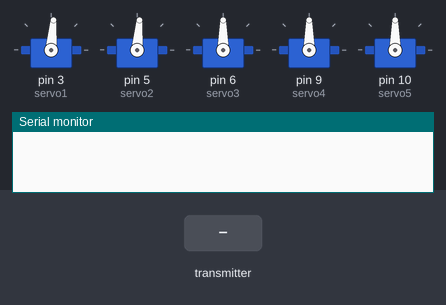
Bench run of a sketch on a simulated Arduino Uno, built with avr-gcc and run on an emulated ATmega328P. Parts: 5 × servo, the last lines printed to the serial monitor. The inputs (shaded band) are chosen by the test bench. No radio packets arrive unless stated.

Above: at 1.2 s.
1.3 s: the transmitter starts sending data.0 = 512
At 3.8 s:
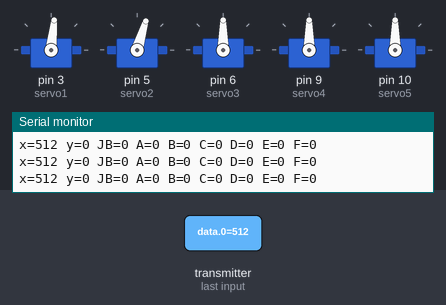
4.3 s: the transmitter starts sending data.3 = 256
7.3 s: the transmitter starts sending data.1 = 512
At 7.46 s:
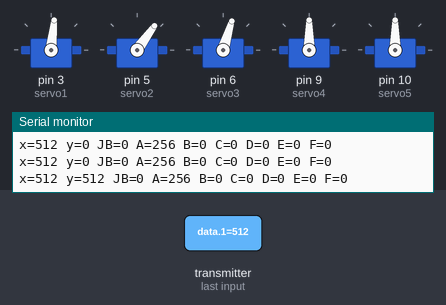
10.3 s: the transmitter starts sending data.4 = 256
13.3 s: the transmitter starts sending data.5 = 256
At 13.59 s:
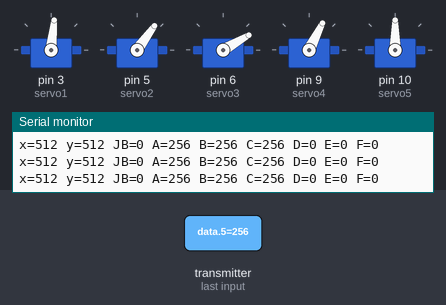
16.3 s: the transmitter starts sending data.0 = 0
At 16.68 s:
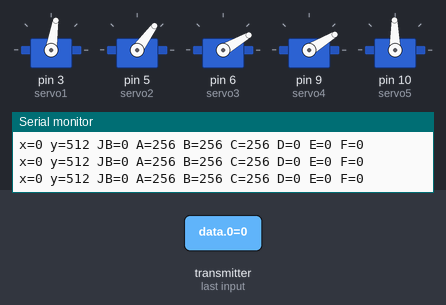
Timing chart, 0 to 23.3 s (numbered marks = the images above; inputs shaded):
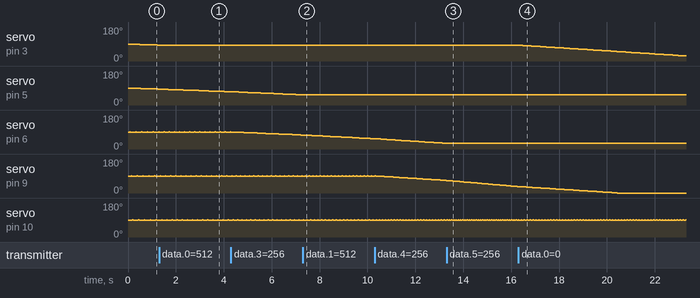

Measured:
- after the input at 1.3 s, servo on pin 3 (servo1): stays 84° (without the input it goes to 83° after 0.16 s)
- after the input at 7.3 s, servo on pin 5 (servo2): stays 54° (without the input it goes to 53° after 0.07 s)
- after the input at 13.3 s, servo on pin 6 (servo3): stays 30° (without the input it goes to 29° after 0.08 s)
- after the input at 16.3 s, servo on pin 3 (servo1): moves from 84° to 27° over 6.9 s, starting after 0.05 s; servo on pin 10 (servo5): alternates 91° for 0.03 s and 90° for 0.09 s, starting after 0.23 s
- by itself, servo on pin 10 (servo5): alternates 91° for 0.03 s and 90° for 0.06 s

The sketch:

receiver.ino
```cpp
#include <SPI.h>
#include <nRF24L01.h>
#include <RF24.h>
#include <Servo.h>

RF24 radio(8, 7); // CE, CSN

const byte address[6] = "00001";

//motorların kontrolü için tanımladığımız kod
int data[9];
Servo servo1;
Servo servo2;
Servo servo3;
Servo servo4;
Servo servo5;
Servo servo6;
int pos1=90,pos2=90,pos3=90,pos4=90,pos5=90,pos6=90,pos7=90;

void setup() {
  Serial.begin(9600);
  radio.begin();
  radio.openReadingPipe(0, address);
  radio.setPALevel(RF24_PA_MIN);
  radio.startListening();
  servo1.attach(3);
  servo2.attach(5);
  servo3.attach(6);
  servo4.attach(9);
  servo5.attach(10);


}

void loop() {
  //ground servo kodu -->>
  if(data[0]>=600){
    pos1++;
    servo1.write(pos1);
    delay(30);
  }
  if(data[0]<=400){
    pos1--;
    servo1.write(pos1);
    delay(30);
  }
  //<-- ground servo kodu
if(data[1]>=600){
    pos2++;
    servo2.write(pos2);
    delay(30);
  }
  if(data[1]<=400){
    pos2--;
    servo2.write(pos2);
    delay(30);
  }
  if(data[3]==0){
    pos3++;
    servo3.write(pos3);
    delay(30);
  }
  if(data[5]==0){
    pos3--;
    servo3.write(pos3);
    delay(30);
  }
  if(data[4]==0){
    pos4++;
    servo4.write(pos4);
    delay(30);
  }
  if(data[6]==0){
    pos4--;
    servo4.write(pos4);
    delay(30);
  }
  if(data[7]==0){
    pos5++;
    servo5.write(pos5);
    delay(30);
  }
  if(data[8]==0){
    pos5--;
    servo5.write(pos5);
    delay(30);
  }

  if ( radio.available() ) //Eğer sinyal algılarsan...
  {
    radio.read( data, sizeof(data) );
    Serial.print("x=");
    Serial.print(data[0]);
    Serial.print(" y=");
    Serial.print(data[1]);
    Serial.print(" JB=");
    Serial.print(data[2]);
    Serial.print(" A=");
    Serial.print(data[3]);
    Serial.print(" B=");
    Serial.print(data[4]);
    Serial.print(" C=");
    Serial.print(data[5]);
    Serial.print(" D=");
    Serial.print(data[6]);
    Serial.print(" E=");
    Serial.print(data[7]);
    Serial.print(" F=");
    Serial.println(data[8]);


  }
}
```
